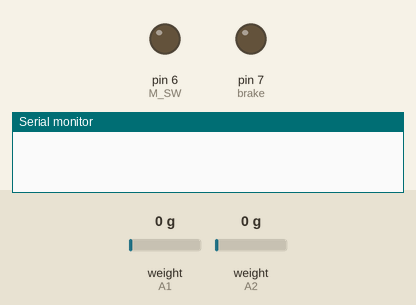
This sketch was run on a simulated Arduino Uno, built with avr-gcc and run on an emulated ATmega328P. Shown: output pins drawn as LEDs (lit = HIGH), the last lines printed to the serial monitor. The test bench sets the inputs (shaded band); at power-on: weight on the scale (sensors on A1, A2) 0 g.

Above: at 0.1 s.
At 2.1 s:
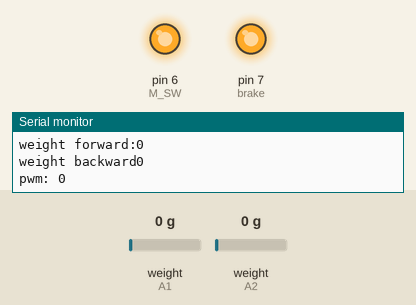
Timing chart, 0 to 3.6 s (numbered marks = the images above):
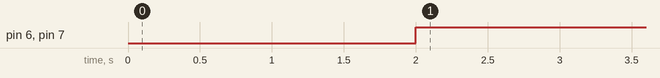

Measured:
- by itself, pin 6 (M_SW), pin 7 (brake): LOW → HIGH at 2.0 s

The sketch:

ver2_test.ino
```cpp
#include "HX711.h"

HX711 scale1;
HX711 scale2;

const int M_SW = 6;                       //モーターのスイッチ(pwm)
const double STANDARD_VALUE = 34.005; //キャリブレートして得られた値
const double MIN_WEIGHT = 500.;           //モーターが動くときの最小の重さ
const double MAX_WEIGHT = 10000.;         //想定する最大の重さ

const int brake = 7;

void setup()
{
    // put your setup code here, to run once:
    Serial.begin(115200);
    pinMode(brake, OUTPUT);
    scale1.begin(A1, A0);
    scale2.begin(A2,A3);
    scale1.tare();
    scale1.set_scale(STANDARD_VALUE);
    scale2.set_scale(STANDARD_VALUE);
}

unsigned long long start;
unsigned long long end;
int weight1,weight2;
int pwm;
bool is_brake;
int pwm_max = 150;
//scale1が前方,scale2が後方

void loop()
{
    //Serial.println("start");
    //start = millis();
    /*
    for (int i = 0; i < 1024; i++)
    {
        //Serial.println(analogRead(A4));
    }
    */
    //end = millis();
    //Serial.println((int)(end - start));
    weight1 = scale1.get_units(5);
    weight2 = scale2.get_units(5);
    Serial.println("weight forward:"+String(weight1));
    Serial.println("weight backward"+String(weight2));
    //pwm = Serial.readStringUntil(10).toInt();
    //analogWrite(M_SW, pwm);
    //analogWrite(M_SW, 80);
    /*if(weight < MIN_WEIGHT){
        digitalWrite(brake, HIGH);
    }else{
      digitalWrite(brake, LOW);
    }*/
    if(weight1 < 1000 || weight2 < 1000 ||(double)weight1/(double)weight2 < 0.8){
      digitalWrite(brake,HIGH);
      analogWrite(M_SW, 255);
      Serial.println("pwm: 0");
    }else{
      digitalWrite(brake,HIGH);
      analogWrite(M_SW, 255-min(pwm_max, 50 * weight1 / weight2));
      Serial.println("pwm: " + String(min(pwm_max, 10 * weight1 / weight2)));
    }
    Serial.println("");
}
```
